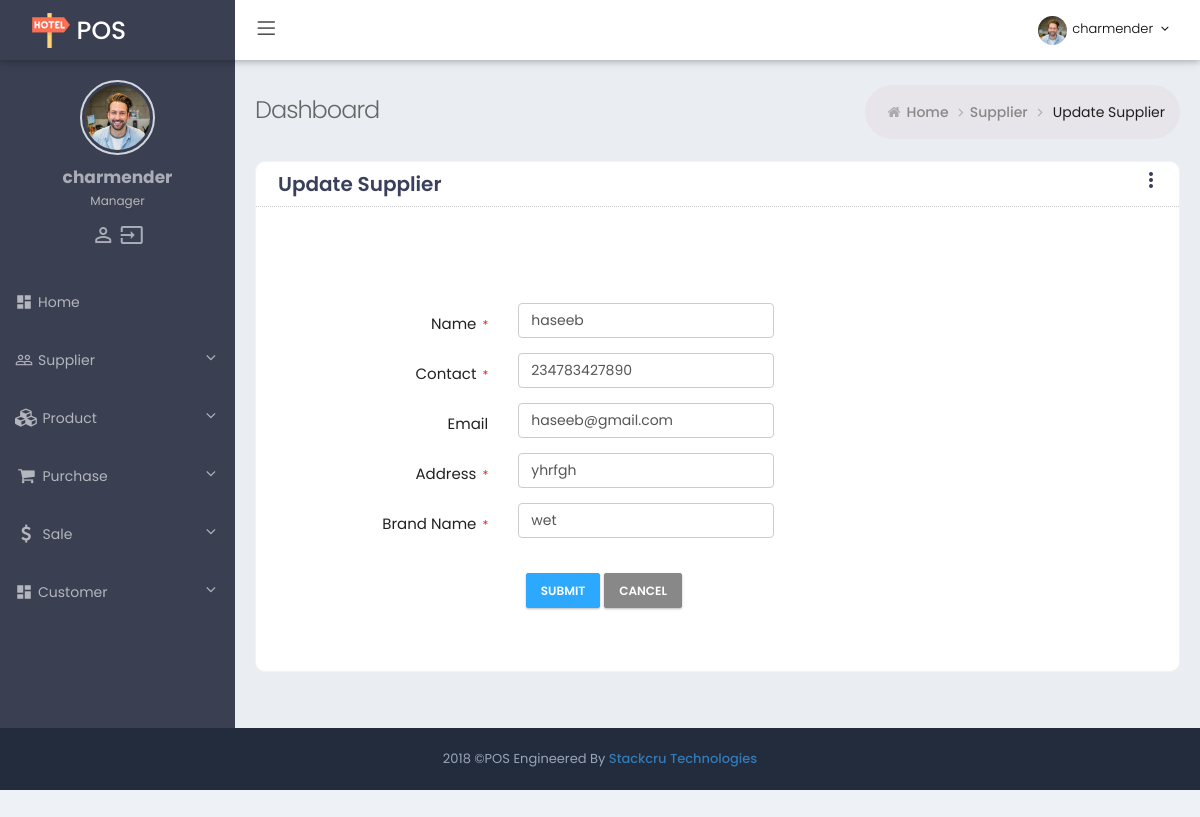
/cadmin/supplier/update/3/ (signed in), run on the app's committed database.
### blog/models.py (models this page shows, shortened)
class Supplier(models.Model):
    name = models.CharField(max_length=200)
    phone_regex = RegexValidator(regex=r'^\+?1?\d{9,15}$', message="Phone number must be entered in the format: '+999999999'. Up to 15 digits allowed.")
    contact = models.CharField(validators=[phone_regex], max_length=17) # validators should be a list
    email = models.EmailField(max_length=200, blank=True)
    address = models.CharField(max_length=700)
    brandName = models.CharField(max_length=200)
    created_at = models.DateTimeField(auto_now_add =True)
    updated_at = models.DateTimeField(auto_now =True)

### cadmin/views.py (the view)
# urls.py: url(r'^supplier/update/(?P<pk>[\d]+)/$', views.supplier_update, name='supplier_update'),
@login_required
def supplier_update(request, pk):
    supplier = get_object_or_404(Supplier, pk=pk)
    if request.method == "POST":
        f = SupplierForm(request.POST, instance=supplier)
        if f.is_valid():
            if request.POST.get('author') == "" and request.user.is_superuser:
                updated_supplier = f.save(commit=False)
                author = Author.objects.get(user__username='staff')
                updated_supplier.author = author
                updated_supplier.save()
                f.save_m2m()
            elif request.POST.get('author') and request.user.is_superuser:
                updated_supplier = f.save()
            else:
                updated_supplier = f.save(commit=False)
                updated_supplier.save()
                f.save_m2m()
            messages.add_message(request, messages.INFO, 'Supplier updated.')
            return redirect(reverse('purchase_add'))
    else:
        f = SupplierForm(instance=supplier)
    return render(request, 'cadmin/supplier_update.html', {'form': f, 'supplier': supplier})

### blog/forms.py (shortened to what this page needs)
class SupplierForm(forms.ModelForm):
    author = forms.ModelChoiceField(queryset=Author.objects.all(), required=False)
    def __init__(self, *args, **kwargs):
        super(SupplierForm, self).__init__(*args, **kwargs)
        for visible in self.visible_fields():
            visible.field.widget.attrs['class'] = 'form-control'
    class Meta:
        model = Supplier
        fields = ('name', 'contact', 'email', 'address', 'brandName',)

### cadmin/templates/cadmin/supplier_update.html (shortened to what this page needs)
{% extends "cadmin/base_admin.html" %}
{% block main %}
<head></head>
<div class="main">
<div class="page-wrapper">
        {% include "cadmin/header.html" %}
        <div class="page-container">
             {% include "cadmin/sidebar.html" %}
            <div class="page-content-wrapper">
                <div class="page-content">
                    <div class="page-bar">
                        <div class="page-title-breadcrumb">
                            <div class=" pull-left">
                                <div class="page-title">Dashboard</div>
                            </div>
                            <ol class="breadcrumb page-breadcrumb pull-right">
                                <li><i class="fa fa-home"></i>&nbsp;<a class="parent-item" href=#>Home</a>&nbsp;<i class="fa fa-angle-right"></i>
                               <li><a class="parent-item" href="{% url 'supplier_list' %}">Supplier</a>&nbsp;<i class="fa fa-angle-right"></i>
                                </li>
                                <li class="active">Update Supplier</li>
                            </ol>
                        </div>
                    </div>
                    <div class="row">
                        <div class="col-md-12 col-sm-12">
                            <div class="card card-box">
                                <div class="card-head">
                                    <header>Update Supplier</header>
                                    <button id = "panel-button2"
                                           class = "mdl-button mdl-js-button mdl-button--icon pull-right"
                                           data-upgraded = ",MaterialButton">
                                           <i class = "material-icons">more_vert</i>
                                        </button>
                                </div>
                                <div class="card-body" id="bar-parent2">
                                    <form action="#" id="form_sample_2" class="form-horizontal" method="POST">
                                        <div class="form-body">
                                             <div class="card-body" id="bar-parent2">
                                    <form action="#" id="form_sample_2" class="form-horizontal">
                                        <div class="form-body">
                                            <div class="form-group row  margin-top-20">
                                                <label class="control-label col-md-3">Name
                                                    <span class="required"> * </span>
                                                </label>
                                                <div class="col-md-4">
                                                    {{ form.name }}
                                                </div>
                                            </div>
                                             <div class="form-group row">
                                                <label class="control-label col-md-3">Contact
                                                    <span class="required"> * </span>
                                                </label>
                                                <div class="col-md-4">
                                                   {{ form.contact }}
                                                </div>
                                            </div>
                                            <div class="form-group row">
                                                <label class="control-label col-md-3">Email</label>
                                                <div class="col-md-4">
                                                    {{ form.email }}
                                                </div>
                                            </div>
                                            <div class="form-group row">
                                                <label class="control-label col-md-3">Address
                                                    <span class="required"> * </span>
                                                </label>
                                                <div class="col-md-4">
                                                    {{ form.address }}
                                                </div>
                                            </div>
                                            <div class="form-group row">
                                                <label class="control-label col-md-3">Brand Name
                                                    <span class="required"> * </span>
                                                </label>
                                                <div class="col-md-4">
                                                   {{ form.brandName }}
                                                </div>
                                            </div>
                                        </div>
                                         <div class="form-group">
                                            <div class="offset-md-3 col-md-9">
                                                <button type="submit" class="btn btn-info">Submit</button>
                                                <button type="button" class="btn btn-default">Cancel</button>
                                            </div>
                                        </div>
                                    </form>
                                </div>
                            </div>
                        </div>
                    </div>
                </div>
            </div>
 </div>
{% endblock %}

### cadmin/templates/cadmin/header.html (shortened to what this page needs)
{% load static %}
<div class="page-header navbar navbar-fixed-top">
            <div class="page-header-inner ">
                <div class="page-logo">
                    <a href="{% url 'supplier_list' %}">
                    <img alt="" src="{% static 'assets/img/logo.png' %}">
                    <span class="logo-default" >POS</span> </a>
                </div>
                <ul class="nav navbar-nav navbar-left in">
                    <li><a href="#" class="menu-toggler sidebar-toggler"><i class="icon-menu"></i></a></li>
                </ul>
                <div class="top-menu">
                    <ul class="nav navbar-nav pull-right">
                        <li class="dropdown dropdown-user">
                            <a href="javascript:;" class="dropdown-toggle" data-toggle="dropdown" data-hover="dropdown" data-close-others="true">
                                <img alt="" class="img-circle " src="{% static 'assets/img/dp.jpg' %}" />
                                <span class="username username-hide-on-mobile"> {{ request.user.username }} </span>
                                <i class="fa fa-angle-down"></i>
                            </a>
                        </li>
                    </ul>
                </div>
            </div>
        </div>

### cadmin/templates/cadmin/sidebar.html (shortened to what this page needs)
{% load static %}
            <div class="sidebar-container">
                <div class="sidemenu-container navbar-collapse collapse fixed-menu">
                    <div id="remove-scroll">
                        <ul class="sidemenu page-header-fixed p-t-20" data-keep-expanded="false" data-auto-scroll="true" data-slide-speed="200">
                            <li class="sidebar-user-panel">
                                <div class="user-panel">
                                    <div class="row">
                                            <div class="sidebar-userpic">
                                                <img src="{% static 'assets/img/dp.jpg' %}" class="img-responsive" alt=""> </div>
                                        </div>
                                        <div class="profile-usertitle">
                                            <div class="sidebar-userpic-name"> {{ request.user.username }} </div>
                                            <div class="profile-usertitle-job"> Manager </div>
                                        </div>
                                        <div class="sidebar-userpic-btn">
                                            <span style="align-items: center;"><a class="tooltips" href="{% url 'password_change' %}" data-placement="top" data-original-title="Profile">
                                                <i class="material-icons">person_outline</i>
                                            </a>
                                            <a class="tooltips" href="{% url 'logout' %}" data-placement="top" data-original-title="Logout">
                                                <i class="material-icons">input</i>
                                            </a>
                                        </span>
                                        </div>
                                </div>
                            </li>
                            <li class="nav-item ">
                                <a href="{% url 'index' %}" class="nav-link nav-toggle"> <i class="material-icons">dashboard</i>
                                    <span class="title">Home</span>
                                </a>
                            </li>
                            <li class="nav-item start ">
                                <a href="#" class="nav-link nav-toggle">
                                    <i class="material-icons">people_outline</i>
                                    <span class="title">Supplier</span>
                                </a>
                            </li>
                             <li class="nav-item start ">
                                <a href="#" class="nav-link nav-toggle">
                                    <i class="fa fa-cubes"></i>
                                    <span class="title">Product</span>
                                </a>
                            </li>
                            <li class="nav-item start ">
                                <a href="#" class="nav-link nav-toggle">
                                    <i class="fa fa-shopping-cart"></i>
                                    <span class="title">Purchase</span>
                                </a>
                            </li>
                            <li class="nav-item start ">
                                <a href="#" class="nav-link nav-toggle">
                                    <i class="fa fa-dollar (alias)"></i>
                                    <span class="title">Sale</span>
                                </a>
                            </li>
                            <li class="nav-item">
                                <a href="#" class="nav-link nav-toggle">
                                    <i class="material-icons">dashboard</i>
                                    <span class="title">Customer</span>
                                </a>
                            </li>
                    </div>
                </div>
            </div>

### cadmin/static/assets/css/material_style.css (style rules this page uses)
.material-icons { font-family: 'Material Icons'; font-weight: normal; font-style: normal; font-size: 24px; display: inline-block; line-height: 1; text-transform: none; letter-spacing: normal; word-wrap: normal; white-space: nowrap; direction: ltr; -webkit-font-smoothing: antialiased; text-rendering: optimizeLegibility; -moz-osx-font-smoothing: grayscale; font-feature-settings: 'liga'; }
.page-header.navbar .page-logo { line-height: 1.7 !important; }
.mdl-js-button { right: 10px; }

### cadmin/static/assets/css/responsive.css (style rules this page uses)
@media only screen and (min-width:768px) { .form-horizontal .control-label { padding-top: 7px; margin-bottom: 0; text-align: right; } }
@media only screen and (min-width:768px) { .navbar-left { float: left!important; } }
@media (min-width:768px) { .navbar-nav>li { float: left; } }
@media (min-width:992px) { .sidemenu-container { width: 235px; float: left; position: relative; margin-right: -100% } }
@media (min-width:992px) { .sidemenu-container.collapse { display: block; max-height: none !important } }
@media (min-width:992px) { .page-content-wrapper { float: left; width: 100% } }
@media (min-width:992px) { .page-content-wrapper .page-content { margin-left: 235px; margin-top: 0; min-height: 600px; padding: 25px 20px 10px } }

### cadmin/static/assets/css/theme-color.css (style rules this page uses)
:root { --sidebar-color: #ffffff; --sidebar-font-color: #4680ff; --logo-color: #222c3c; --header-color: #6673FC; }
.dark-sidebar-color .sidemenu-container { background-color: #3a3f51; }
.dark-sidebar-color .sidemenu-container .sidemenu>li>a, .dark-sidebar-color .sidemenu-closed.sidemenu-container-fixed .sidemenu-container:hover .sidemenu>li>a { color: #b4b6bd; border-bottom:none; }
.dark-sidebar-color .user-panel { color: #ccc; }
.dark-sidebar-color .page-container { background-color : #3a3f51; }
.logo-dark .page-header.navbar .page-logo { background: #3a3f51; }
.header-white .page-header.navbar { background-color: #ffffff; }
.header-white .page-header.navbar .top-menu .navbar-nav>li.dropdown-language>.dropdown-toggle>.langname, .header-white .page-header.navbar .top-menu .navbar-nav>li.dropdown-user>.dropdown-toggle>.username, .header-white .page-header.navbar .top-menu .navbar-nav>li.dropdown-user>.dropdown-toggle>i { color: #000; }
.header-white .page-header.navbar .top-menu .navbar-nav>li.dropdown .dropdown-toggle>i { color: #000; }
.header-white .menu-toggler i.icon-menu { color: #000000; font-size: 18px; }

### cadmin/templates/cadmin/supplier_update.html (style rules this page uses)
#id_name , #id_contact , #id_email , #id_address , #id_brandName { width: 100%; height: 100%; border: 1px solid #ccc; }

### data on the page
Supplier: name "haseeb", contact "234783427890", email "haseeb@gmail.com", address "yhrfgh", brandName "wet"

### other printed values
{{ request.user.username }} "charmender"
